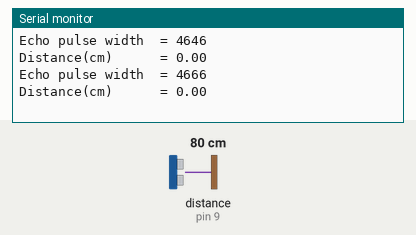
A sketch run on a simulated Arduino Uno, built with avr-gcc and run on an emulated ATmega328P. Shown: the last lines printed to the serial monitor. Wiring (inferred from the names in the program): ultrasonic range finder: trigger pin 11; echo pin 9. The test bench sets the inputs (shaded band); at power-on: distance to the obstacle (sensor on pin 9) 80 cm. The echo pulse lasts 58.3 µs per cm.

Above: at 1.8 s.
1.9 s: distance to the obstacle (sensor on pin 9) set to 2 cm
At 2.8 s:
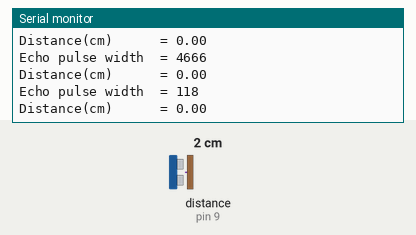
3.4 s: distance to the obstacle (sensor on pin 9) set to 4 cm
At 4.5 s:
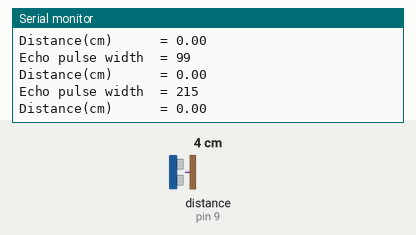
Timing chart, 0 to 6.4 s (numbered marks = the images above; inputs shaded):
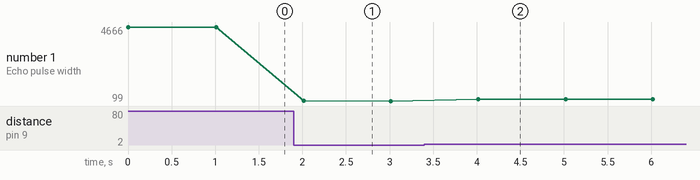

The sketch:

sonar_sensor_test.ino
```cpp
// (licence header left out)
/** ===== FILE & SKETCH DESCRIPTION ===========================================
  * @file     sonar_sensor_test.ino
  * @version  v1.0 2017/01/05
  * @about    This is an Arduino sketch designed to test the functionality of
  *           the HC-SR04 sonar sensor in FPT Driverless Car.
  *
  *           Configuration:
  *             User could configure the sensor Trig and Echo pin by changing
  *             the macros CFG_HC_SR04_TRIG_PIN and CFG_HC_SR04_ECHO_PIN.
  *
  *           Behavior:
  *             Once started running this sketch, the Arduino would repeately
  *             print out the width of the pulse measured from the sensor and
  *             the equivalent distance in centimeters.
  *
  */

// Compile time warning if the sketch is not being compiled for Arduino Uno
#ifndef ARDUINO_AVR_UNO
# pragma message "SKETCH INTENDED FOR ARDUINO UNO ONLY"
#endif


// ===== CONFIGURATION MACROS =================================================
#define   CFG_SERIAL_BAUD_RATE  115200
#define   CFG_HC_SR04_TRIG_PIN  11
#define   CFG_HC_SR04_ECHO_PIN  9


// ===== MEMBER VARIABLES =====================================================
static  long  mEchoPulseWidth;


// ===== ARDUINO's BASIC FUNCTIONALITY FUNCTION ===============================

/**
  * @brief    setup() function run once at the beginning
  */
void setup() {
  Serial.begin(CFG_SERIAL_BAUD_RATE);
  pinMode(CFG_HC_SR04_TRIG_PIN, OUTPUT);
  pinMode(CFG_HC_SR04_ECHO_PIN, INPUT);
}


/**
  * @brief    loop() function run repeatedly after setup()
  */
void loop() {
  static  float  distanceCentimeters;

  // Poll sensor for new measurement
  pollSensor();

  // Calculate distance from measurement. Formulat derived from information provided in HC-SR04 datasheet
  distanceCentimeters = mEchoPulseWidth * 340 / 2 / 1000000;

  // Display the result
  Serial.print("Echo pulse width  = "); Serial.println(mEchoPulseWidth);
  Serial.print("Distance(cm)      = "); Serial.println(distanceCentimeters);
  Serial.println();

  // Delay 1000ms between two consecutive measurements
  delay(1000);
}

/**
  * @brief  Helper function to poll the sonar sensor for new measurement
  */
void pollSensor() {

  // Generate a 5ms pulse at Trigger pin
  digitalWrite(CFG_HC_SR04_TRIG_PIN, LOW);
  delayMicroseconds(5);
  digitalWrite(CFG_HC_SR04_TRIG_PIN, HIGH);
  delayMicroseconds(10);
  digitalWrite(CFG_HC_SR04_TRIG_PIN, LOW);

  // Measure the Echo pulse width
  mEchoPulseWidth = pulseIn(CFG_HC_SR04_ECHO_PIN, HIGH);
}
```

Measured:
- after the input at 1.9 s, the serial monitor: prints a new line after 0.11 s (image 1)
- after the input at 3.4 s, the serial monitor: prints a new line after 0.62 s (image 2)
- plotted number 1: 4666 → 99 after the input at 1.9 s, 99 → 216 after the input at 3.4 s
